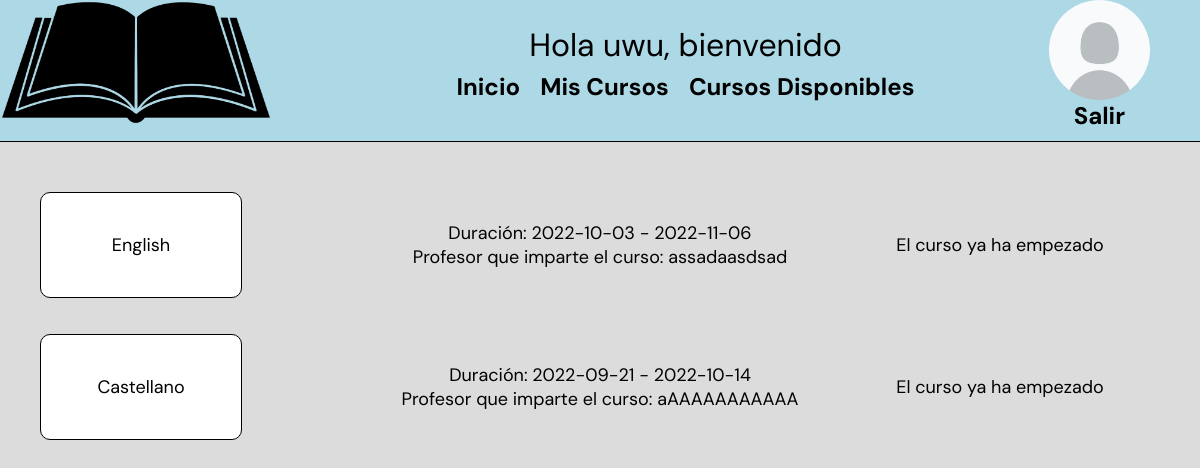
Before: /CursosDisponibles.php (signed in) with the older database file.
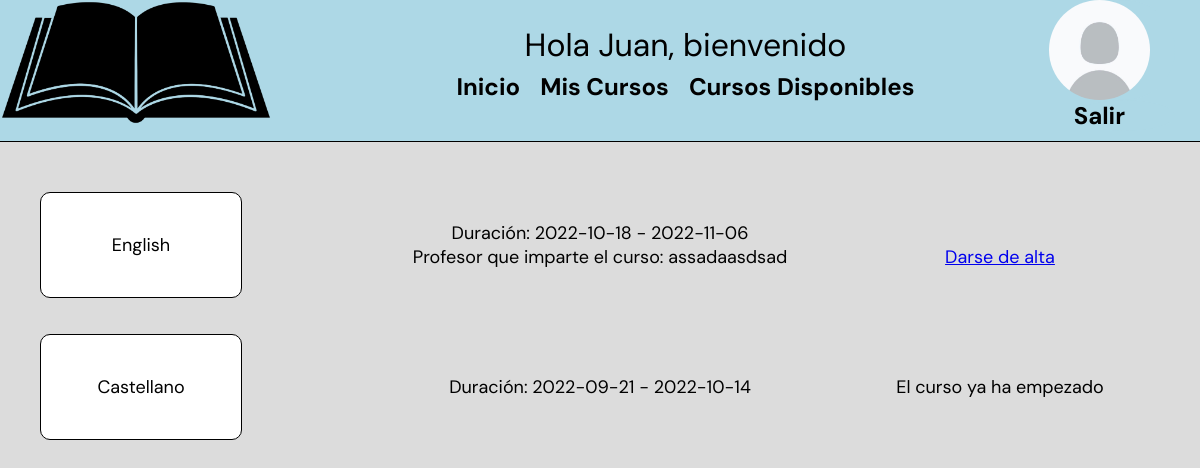
After: the same page with the newer database file.
### tables this page shows
CREATE TABLE `cursos` (
  `Codi` int(11) NOT NULL,
  `Nom` text NOT NULL,
  `Descripcion` text NOT NULL,
  `Hores` int(11) NOT NULL,
  `Data_inici` date NOT NULL,
  `Data_final` date NOT NULL,
  `Dni_Profesores` varchar(9) DEFAULT NULL,
  `activo` int(11) NOT NULL DEFAULT 1
);

CREATE TABLE `profesores` (
  `DNI` varchar(9) NOT NULL,
  `Nom` text NOT NULL,
  `Cognoms` text NOT NULL,
  `Password` varchar(50) NOT NULL,
  `Titol` text NOT NULL,
  `Foto` varchar(100) NOT NULL,
  `activo` tinyint(1) NOT NULL DEFAULT 1
);

### CursosDisponibles.php (the view, shortened to what the changed rows need)
<!DOCTYPE html>
<html lang="en">
    <head>
        <link href="CursosDisponibles.css" rel="stylesheet" type="text/css">
    </head>
    <body>
    <header>
            <div class="div">
                <?php
                if(!isset($_SESSION['rol'])){
                    ?>  <div class="headerAll">
                            <a class="header" href="SignInAdmin.php">Inicar Sessión como administrador</a><br>
                            <a class="header" href="SignIn.php">Inicar Sessión como alumno</a><br>
                            <a class="header" href="SignInProfesor.php">Inicar Sessión Como profesor</a><br>
                            <a class="header" href="SignUp.php">Registrarse</a><br>
                            <div class="header2">No has iniciado sessión</div>
                        </div>
                    <?php
                }else if($_SESSION['rol']=='alumno'){
                    $connection= connection();
                    $query= "SELECT Foto FROM alumnos WHERE Email LIKE '".$_SESSION['email']."'";
                    $resultado= mysqli_query($connection, $query);
                    $final= mysqli_fetch_row($resultado);
                    ?>
                    <div class="DivMenu">
                        <div class="inicioSession">Hola <?php echo($_SESSION['NombreHeader'])  ?>, bienvenido</div>
                        <nav>
                            <ul class="generalAll">
                                <li><a href="index.php" class="general">Inicio</a></li>
                                <li><a href="MisCursos.php" class="general">Mis Cursos</a></li>
                                <li><a href="CursosDisponibles.php" class="general">Cursos Disponibles</a></li>
                            </ul>
                        </nav>
                    </div>
                    <div class="headerFinal">
                        <a href="EditarAlumno.php" class="SignOut"><img src="<?php echo ($final[0]) ?>" alt="usuario" class="SignOut" witdth="100px" height="100px"></a>
                        <a href="SignOut.php" class="SignOut">Salir</a>
                    </div>
                    <?php
                }else if($_SESSION['rol']=='profesor'){
                    ?>
                    <div class="DivMenu">
                        <div class="inicioSession">Hola <?php echo($_SESSION['NombreHeader'])  ?>, bienvenido</div>
                        <nav>
                            <ul class="generalAll">
                                <li><a href="index.php" class="general">Inicio</a></li>
                                <li><a href="cursos.php" class="general">Curso</a></li>
                            </ul>
                        </nav>
                    </div>
                    <a href="SignOut.php" class="SignOut">Salir</a>
                    <?php
                }
                ?>
            </div>
        </header>
        <?php
            if(isset($_SESSION['rol'])){
                if($_SESSION['rol']=='alumno'){
                    $email= $_SESSION['email'];
                    $connection= connection();
                    ?>
                    <div>
                        <?php
                        $sql1= "SELECT cursos.* FROM cursos WHERE cursos.Codi NOT IN (SELECT Codi FROM matriculas WHERE '".$email."'=matriculas.Email_Alumnos)";
                        $sql2= "SELECT profesores.Nom, cursos.Codi FROM profesores INNER JOIN cursos ON cursos.Dni_Profesores=profesores.DNI ";
                        if($result2= mysqli_query($connection, $sql2)){
                            while($row2= $result2->fetch_assoc()){
                                $llista2[]= $row2;
                            }
                        }
                        if($result1= mysqli_query($connection, $sql1)){
                            while($row1= $result1->fetch_assoc()){
                                $llista1[]= $row1;
                            }
                        }if(!isset($llista1)){
                            echo "<br>NO estás inscrito en ningún curso";
                        }else{
                            foreach($llista1 as $clave1 => $valor1){
                                if($valor1['activo']==1){
                                    echo "<div class='divGeneral'>";
                                    echo "<div class='name'>".$valor1['Nom']."</div>";
                                    echo "<div class='details'>";
                                        echo "Duración: ".$valor1['Data_inici']." - ".$valor1['Data_final']."<br>";
                                        foreach($llista2 as $clave2 => $valor2){
                                            if($valor1['Codi']==$valor2['Codi']){
                                                echo "Profesor que imparte el curso: ".$valor2['Nom']."<br>";
                                            }
                                        }
                                    echo "</div>";
                                    echo "<div class='link'>";
                                        if($llista1[$clave1]['Data_inici']>date("Y-m-d")){
                                            $id= 'si';
                                            echo "<br><a href='Matricularse.php?id=".$id."&email=".$email."&valor=".$valor1['Codi']."'>Darse de alta</a>";
                                        }
                                        else{
                                            echo "El curso ya ha empezado";
                                        }
                                    echo "</div>";
                                    echo "</div>";
                                }
                            }
                        }
                        ?>
                    </div>
                    <?php
                }
            }
        ?>
    </body>
</html>

Changed rows visible on the page:
no longer on one of the page's lists (row edited): cursos: Dni_Profesores.Nom "aAAAAAAAAAAA"
changed cursos "English": Data_inici "2022-10-03" → "2022-10-18"; Data_inici "El curso ya ha empezado" → "Darse de alta"
Other visible differences:
$_SESSION['NombreHeader']: "uwu" → "Juan"
